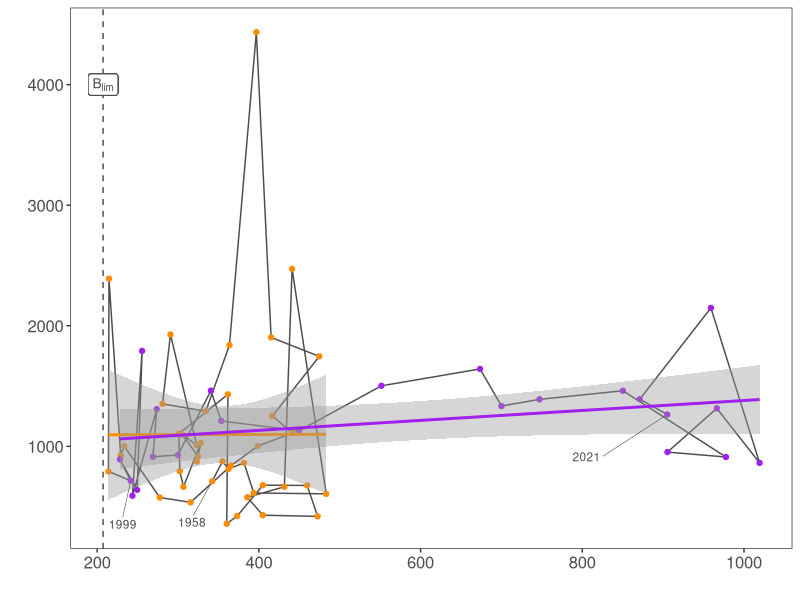
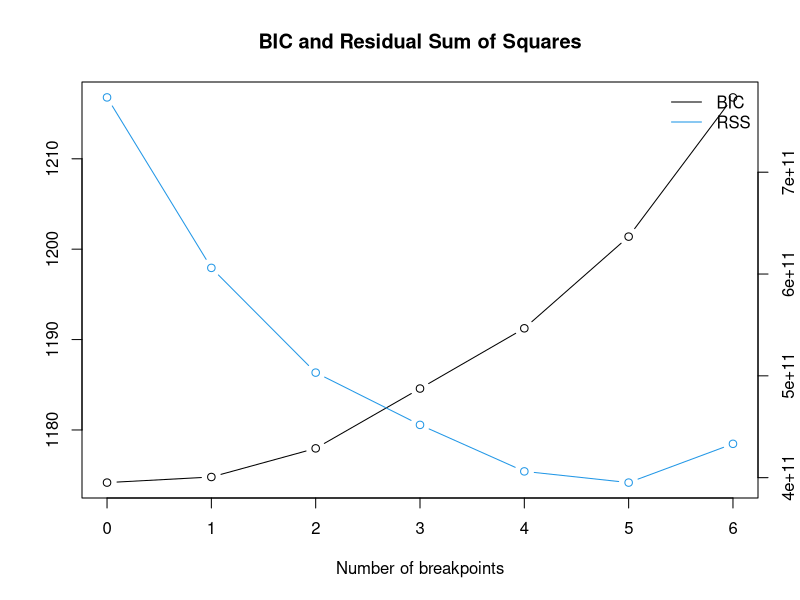

Write R code to recreate these figures, in order. (Note: this script raises an error after producing the figures.)
setwd("~/Desktop/Courses/1_Advanced fisheries science/Paper/All_data/Stock_Assessment_Data_2021")

library(readr)
library(tidyverse)
library(ggrepel)
library(readxl)
library(patchwork)
library(cowplot)
library(segmented)
library(strucchange)

#colors
# "steelblue3"
# "darkorange"
# "purple"

#1.Plaice ----
#Stock assessment:
#SSB in billions
#Recruitment in billions 

plaice <- read.csv("SA_plaice_2021.csv", 
                   sep = ",")

plaice$SSB_lag <- lag(plaice$SSB)

#remove first year, is now NA
plaice <- plaice[-1,]

plaice <- arrange (plaice, SSB_lag)

#1.1.Segmented ----
mean(plaice$SSB_lag, na.rm = T) 
seg_plaice <- segmented::segmented(lm(R_1 ~SSB_lag, data = plaice), seg.Z =  ~SSB_lag, psi = mean(plaice$SSB_lag, na.rm = T))
summary(seg_plaice)
summary(seg_plaice)$psi
coef_plaice <-c(seg_plaice$fitted.values)
brpt_plaice <- seg_plaice$psi[2]  #227462.3 --> regime 1 up to 1998/ period 2 from 1999 on
brpt_ste_plaice <- seg_plaice$psi[3]


#plot
plaice <- read.csv("SA_plaice_2021.csv", 
                   sep = ",")

plaice$SSB_lag <- lag(plaice$SSB)

#remove first year, is now NA
plaice <- plaice[-1,]

#color regimes
color_regimes_plaice <- NULL
color_regimes_plaice[plaice$Year %in% c(1958:1998)] <- "darkorange"
color_regimes_plaice[plaice$Year %in% c(1999:2021)] <- "purple"
plaice$color_regimes_plaice <- color_regimes_plaice

SRR_plaice_1 <-
  ggplot(data = plaice, aes(x = SSB_lag/1000, y = R_1/1000))+
  geom_path( data = plaice,col = "grey30")+
  geom_point(data = plaice, col = plaice$color_regimes_plaice)+
  geom_smooth(data = plaice[plaice$Year<1999,],mapping=aes(x = SSB_lag/1000, y = R_1/1000), col = "darkorange", method = "lm")+
  geom_smooth(data = plaice[plaice$Year>=1999,],mapping=aes(x = SSB_lag/1000, y = R_1/1000), col = "purple", method = "lm")+
  
  geom_text_repel(data = plaice[1, ], aes(label = Year), #1958
                  point.padding = 0.2,nudge_y = -340, nudge_x = -25, size=3,col="gray30", segment.size =0.2 )+
  geom_text_repel(data = plaice[42, ], aes(label = Year), #1999
                  point.padding = 0.2,nudge_y = -360, nudge_x = -10, size=3,col="gray30", segment.size =0.2 )+
  geom_text_repel(data = plaice[64, ], aes(label = Year), #2021
                  point.padding = 0.2,nudge_y = -350, nudge_x = -100, size=3,col="gray30", segment.size =0.2 )+
  geom_vline(xintercept = 207288/1000, linetype="dashed",color="gray30")+#Blim
  geom_label(x = 207288/1000, y = 4000, label = expression("B"[lim]), color="gray30", size = 3.5, fontface = "bold")+
  scale_color_manual(values  = "black")+
  xlab("")+ylab("")+
  theme_test()+
  theme(
    legend.position = c(0.99,0.999),
    legend.justification = c("right", "top"),
    legend.margin = margin(2,2,2,2), 
    legend.title = element_blank(),
    legend.text = element_text(size = 11),
    legend.background = element_blank(),
    legend.key = element_rect(colour = NA, fill = NA),
    axis.text = element_text(size = 12)
  )
SRR_plaice_1



#2.Hake ----
#Stock assessment:
#SSB in 1000 t
#Recruitment in millions 

hake <- read.csv("SA_hake_2021.csv", sep = ",")

hake <- arrange(hake, SSB)

#2.1.Strucchange ----
bpts <- strucchange :: breakpoints(R_0 ~ SSB, data = hake)

plot(bpts)

opt_bpts <- function(x) {
  #x = bpts_sum$RSS["BIC",]
  n <- length(x)
  lowest <- vector("logical", length = n-1)
  lowest[1] <- FALSE
  for (i in 2:n) {
    lowest[i] <- x[i] < x[i-1] & x[i] < x[i+1]
  }
  out <- as.integer(names(x)[lowest])
  return(out)
}
bpts_sum <- summary(bpts)
opt_brks <- opt_bpts(bpts_sum$RSS["BIC",])
opt_brks #1
bpts2 <-strucchange :: breakpoints(bpts, breaks = opt_brks)
best_brk <- hake$SSB[bpts2$breakpoints]

best_brk #46620
hake$Year[bpts2$breakpoints]  # year --> 2008



#plot
hake <- read.csv("SA_hake_2021.csv", sep = ",")

#color regimes years
color_regimes_hake <- NULL
color_regimes_hake[hake$Year %in% c(1978:2007)] <- "darkorange"
color_regimes_hake[hake$Year %in% c(2008:2021)] <- "purple"
hake$color_regimes_hake <- color_regimes_hake

SRR_hake_1 <-
  ggplot(data = hake, aes(x = SSB/1000, y = R_0/1000))+
  geom_path( data = hake,col = "grey30")+
  geom_point(data = hake, col = hake$color_regimes_hake)+
  geom_smooth(data = hake[hake$Year<2008,],mapping=aes(x = SSB/1000, y = R_0/1000), col = "darkorange", method = "lm")+
  geom_smooth(data = hake[hake$Year>=2008,],mapping=aes(x = SSB/1000, y = R_0/1000), col = "purple", method = "lm")+
  
  geom_text_repel(data = hake[1, ], aes(label = Year), #1978
                  point.padding = 0.2,nudge_y = -50, nudge_x = -20, size=3,col="gray30", segment.size =0.2 )+
  geom_text_repel(data = hake[31, ], aes(label = Year), #2008
                  point.padding = 0.2,nudge_y = 0, nudge_x = 30, size=3,col="gray30", segment.size =0.2 )+
  geom_text_repel(data = hake[44, ], aes(label = Year), #2021
                  point.padding = 0.2,nudge_y = -50, nudge_x = -10, size=3,col="gray30", segment.size =0.2 )+
  geom_vline(xintercept = 40000/1000, linetype="dashed",color="gray30")+#Blim
  geom_label(x = 40000/1000, y = 700, label = expression("B"[lim]), color="gray30", size = 3.5, fontface = "bold")+
  scale_color_manual(values  = "black")+
  xlab("")+ylab("")+
  theme_test()+
  theme(
    legend.position = c(0.99,0.999),
    legend.justification = c("right", "top"),
    legend.margin = margin(2,2,2,2), 
    legend.title = element_blank(),
    legend.text = element_text(size = 11),
    legend.background = element_blank(),
    legend.key = element_rect(colour = NA, fill = NA),
    axis.text = element_text(size = 12)
  )
SRR_hake_1


#3.Herring ----

#Stock assessment:
#SSB in million t
#Recruitment in billions 
herring <-read.csv("SA_herring_2021.csv", sep = ",")


#delete unneeded columns
herring <- herring[,-c(8:11)]
herring <- arrange(herring,SSB)

#3.1.Segmented----
mean(herring$SSB, na.rm = T) 
seg_herring <- segmented::segmented(lm(R_0 ~ SSB, data = herring), seg.Z =  ~SSB, psi = mean(herring$SSB, na.rm = T))
summary(seg_herring)
summary(seg_herring)$psi
coef_herring <-c(seg_herring$fitted.values)
brpt_herring <- seg_herring$psi[2]  #599661.6 --> regime 1 up to 1982/ period 2 from 1983 on
brpt_ste_herring <- seg_herring$psi[3]


#plot
herring <-read.csv("SA_herring_2021.csv", sep = ",")

#color regimes
color_regimes_herring <- NULL
color_regimes_herring[herring$Year %in% c(1947:1982)] <- "darkorange"
color_regimes_herring[herring$Year %in% c(1983:2021)] <- "purple"
herring$color_regimes_herring <- color_regimes_herring


SRR_herring_1 <-
  ggplot(data = herring, aes(x = SSB/1000, y = R_0/1000000))+
  geom_path( data = herring,col = "grey30")+
  geom_point(data = herring, col = herring$color_regimes_herring)+
  geom_smooth(data = herring[herring$Year<1983,],mapping=aes(x = SSB/1000, y = R_0/1000000), col = "darkorange", method = "lm")+
  geom_smooth(data = herring[herring$Year>=1983,],mapping=aes(x = SSB/1000, y = R_0/1000000), col = "purple", method = "lm")+
  
  geom_text_repel(data = herring[1, ], aes(label = Year), #1947
                  point.padding = 0.2,nudge_y = -10, nudge_x = 0, size=3,col="gray30", segment.size =0.2 )+
  geom_text_repel(data = herring[37, ], aes(label = Year), #1983
                  point.padding = 0.2,nudge_y = 5, nudge_x = -350, size=3,col="gray30", segment.size =0.2 )+
  geom_text_repel(data = herring[75, ], aes(label = Year), #2021
                  point.padding = 0.2,nudge_y = 0, nudge_x = -600, size=3,col="gray30", segment.size =0.2 )+
  geom_vline(xintercept = 874198/1000, linetype="dashed",color="gray30")+#Blim
  geom_label(x = 874198/1000, y = 5, label = expression("B"[lim]), color="gray30", size = 3.5, fontface = "bold")+
  scale_color_manual(values  = "black")+
  xlab("")+ylab("")+
  theme_test()+
  theme(
    legend.position = c(0.99,0.999),
    legend.justification = c("right", "top"),
    legend.margin = margin(2,2,2,2), 
    legend.title = element_blank(),
    legend.text = element_text(size = 11),
    legend.background = element_blank(),
    legend.key = element_rect(colour = NA, fill = NA),
    axis.text = element_text(size = 12)
  )
SRR_herring_1



#4.Haddock ----
#Stock assessment:
#SSB in in 1000 t
#Recruitment in billions
haddock <- read.csv("SA_haddock_2021.csv", sep = ",")

haddock <- arrange(haddock, SSB)

#4.1.Strucchange----
bpts <- strucchange :: breakpoints(R_0 ~ SSB, data = haddock)

plot(bpts)
summary(bpts)  


opt_bpts <- function(x) {
  #x = bpts_sum$RSS["BIC",]
  n <- length(x)
  lowest <- vector("logical", length = n-1)
  lowest[1] <- FALSE
  for (i in 2:n) {
    lowest[i] <- x[i] < x[i-1] & x[i] < x[i+1]
  }
  out <- as.integer(names(x)[lowest])
  return(out)
}
bpts_sum <- summary(bpts)
opt_brks <- opt_bpts(bpts_sum$RSS["BIC",])
opt_brks 
bpts2 <-strucchange :: breakpoints(bpts, breaks = opt_brks)
best_brk <- haddock$SSB[bpts2$breakpoints]

best_brk #263066
haddock$Year[bpts2$breakpoints] #--> year 2013



#plot
haddock <- read.csv("SA_haddock_2021.csv", sep = ",")

#color regimes
color_regimes_haddock <- NULL
color_regimes_haddock[haddock$Year %in% c(1972:2012)] <- "darkorange"
color_regimes_haddock[haddock$Year %in% c(2013:2021)] <- "purple"
haddock$color_regimes_haddock <- color_regimes_haddock

SRR_haddock_1 <-
  ggplot(data = haddock, aes(x = SSB/1000, R_0/1000000))+
  geom_path( data = haddock,col = "grey30")+
  geom_point(data = haddock, col = haddock$color_regimes_haddock)+
  geom_smooth(data = haddock[haddock$Year<2013,],mapping=aes(x = SSB/1000, R_0/1000000), col = "darkorange", method = "lm")+
  geom_smooth(data = haddock[haddock$Year>=2013,],mapping=aes(x = SSB/1000, R_0/1000000), col = "purple", method = "lm")+
  
  geom_text_repel(data = haddock[1, ], aes(label = Year), #1972
                  point.padding = 0.2,nudge_y = 0, nudge_x = 50, size=3,col="gray30", segment.size =0.2 )+
  geom_text_repel(data = haddock[42, ], aes(label = Year), #2013
                  point.padding = 0.2,nudge_y = -8, nudge_x = 0, size=3,col="gray30", segment.size =0.2 )+
  geom_text_repel(data = haddock[50, ], aes(label = Year), #2021
                  point.padding = 0.2,nudge_y = -4, nudge_x = 20, size=3,col="gray30", segment.size =0.2 )+
  geom_vline(xintercept = 94000/1000, linetype="dashed",color="gray30")+#Blim
  geom_label(x = 94000/1000, y = -2, label = expression("B"[lim]), color="gray30", size = 3.5, fontface = "bold")+
  scale_color_manual(values  = "black")+
  xlab("")+ylab("")+
  theme_test()+
  theme(
    legend.position = c(0.99,0.999),
    legend.justification = c("right", "top"),
    legend.margin = margin(2,2,2,2), 
    legend.title = element_blank(),
    legend.text = element_text(size = 11),
    legend.background = element_blank(),
    legend.key = element_rect(colour = NA, fill = NA),
    axis.text = element_text(size = 12)
  )
SRR_haddock_1

#5.Saithe ----
#Stock assessment:
#SSB in in 1000 t
#Recruitment in millions
saithe<- read.csv("SA_saithe_2021.csv", sep = ",")

#lag SSB 3 times 
saithe$SSB_lag <- lag(saithe$SSB)
saithe$SSB_lag <- lag(saithe$SSB_lag)
saithe$SSB_lag <- lag(saithe$SSB_lag)

saithe <- saithe[-c(1:3),]

saithe<-arrange(saithe, SSB_lag)

#5.1.Strucchange----
bpts <- strucchange :: breakpoints(R_3 ~ SSB_lag, data = saithe)

plot(bpts)
summary(bpts)  


opt_bpts <- function(x) {
  #x = bpts_sum$RSS["BIC",]
  n <- length(x)
  lowest <- vector("logical", length = n-1)
  lowest[1] <- FALSE
  for (i in 2:n) {
    lowest[i] <- x[i] < x[i-1] & x[i] < x[i+1]
  }
  out <- as.integer(names(x)[lowest])
  return(out)
}
bpts_sum <- summary(bpts)
opt_brks <- opt_bpts(bpts_sum$RSS["BIC",])
opt_brks #2
bpts2 <-strucchange :: breakpoints(bpts, breaks = opt_brks)
best_brk <- saithe$SSB[bpts2$breakpoints]

best_brk #256097 182692
saithe$Year[bpts2$breakpoints] #--> year 2006 2011

#plot
saithe<- read.csv("SA_saithe_2021.csv", sep = ",")

#lag SSB 3 times 
saithe$SSB_lag <- lag(saithe$SSB)
saithe$SSB_lag <- lag(saithe$SSB_lag)
saithe$SSB_lag <- lag(saithe$SSB_lag)

saithe <- saithe[-c(1:3),]

#color regimes
color_regimes_saithe <- NULL
color_regimes_saithe[saithe$Year %in% c(1970:2005)] <- "steelblue3"
color_regimes_saithe[saithe$Year %in% c(2006:2010)] <- "darkorange"
color_regimes_saithe[saithe$Year %in% c(2011:2021)] <- "purple"
saithe$color_regimes_saithe <- color_regimes_saithe


SRR_saithe_1 <-
  ggplot(data = saithe, aes(x = SSB_lag/1000, y = R_3/1000))+
  geom_path( data = saithe,col = "grey30")+
  geom_point(data = saithe, col = saithe$color_regimes_saithe)+
  geom_smooth(data = saithe[saithe$Year<2006,],mapping=aes(x = SSB_lag/1000, y = R_3/1000), col = "steelblue3", method = "lm")+
  geom_smooth(data = saithe[saithe$Year %in% c(2006:2010),],mapping=aes(x = SSB_lag/1000, y = R_3/1000), col = "darkorange", method = "lm")+
  geom_smooth(data = saithe[saithe$Year>=2011,],mapping=aes(x = SSB_lag/1000, y = R_3/1000), col = "purple", method = "lm")+
  
  geom_text_repel(data = saithe[1, ], aes(label = Year), #1970
                  point.padding = 0.2,nudge_y = 50, nudge_x = 0, size=3,col="gray30", segment.size =0.2 )+
  geom_text_repel(data = saithe[37, ], aes(label = Year), #2006
                  point.padding = 0.2,nudge_y = 0, nudge_x = 70, size=3,col="gray30", segment.size =0.2 )+
  geom_text_repel(data = saithe[42, ], aes(label = Year), #2011
                  point.padding = 0.2,nudge_y = 0, nudge_x = 50, size=3,col="gray30", segment.size =0.2 )+
  geom_text_repel(data = saithe[52, ], aes(label = Year), #2021
                  point.padding = 0.2,nudge_y = -40, nudge_x = 40, size=3,col="gray30", segment.size =0.2 )+
  geom_vline(xintercept = 107297/1000, linetype="dashed",color="gray30")+#Blim
  geom_label(x = 107297/1000, y = 10, label = expression("B"[lim]), color="gray30", size = 3.5, fontface = "bold")+
  scale_color_manual(values  = "black")+
  xlab("")+ylab("")+
  theme_test()+
  theme(
    legend.position = c(0.99,0.999),
    legend.justification = c("right", "top"),
    legend.margin = margin(2,2,2,2), 
    legend.title = element_blank(),
    legend.text = element_text(size = 11),
    legend.background = element_blank(),
    legend.key = element_rect(colour = NA, fill = NA),
    axis.text = element_text(size = 12)
  )
SRR_saithe_1

#6.Cod ----
#Stock assessment:
#SSB in in 1000 t
#Recruitment in billions

cod <- read.csv("SA_cod_2021.csv", sep = ",")

cod <- cod %>% 
  mutate( SSB_lag = lag(SSB))
#remove NA year
cod <- cod[-1,]

cod <- arrange(cod,SSB )

#6.1.Strucchange----
cod <- read.csv("SA_cod_2021.csv", sep = ",")
cod <- cod %>%
  mutate( SSB_lag = lag(SSB))
#remove NA year
cod <- cod[-1,]
cod <- arrange(cod,SSB )
bpts <- strucchange :: breakpoints(R_1 ~ SSB_lag, data = cod)
plot(bpts)
summary(bpts)
opt_bpts <- function(x) {
  #x = bpts_sum$RSS[“BIC”,]
  n <- length(x)
  lowest <- vector("logical", length = n-1)
  lowest[1] <- FALSE
  for (i in 2:n) {
    lowest[i] <- x[i] < x[i-1] & x[i] < x[i+1]
  }
  out <- as.integer(names(x)[lowest])
  return(out)
}
bpts_sum <- summary(bpts)
opt_brks <- opt_bpts(bpts_sum$RSS["BIC",])
opt_brks #1
bpts2 <-strucchange :: breakpoints(bpts, breaks = opt_brks)
best_brk <- cod$SSB[bpts2$breakpoints]
best_brk #92444
cod$Year[bpts2$breakpoints] #--> year 1996
#plot
cod <- read.csv("SA_cod_2021.csv", sep = ",")
cod <- cod %>%
  mutate( SSB_lag = lag(SSB))
cod<- cod[-1, ]

#color regimes
color_regimes_cod <- NULL
color_regimes_cod[cod$Year %in% c(1964:1995)] <- "darkorange"
color_regimes_cod[cod$Year %in% c(1996:2021)] <- "purple"

cod$color_regimes_cod <- color_regimes_cod

SRR_cod_1 <-
  ggplot(data = cod, aes(x = SSB_lag/1000, R_1/1000000))+
  geom_path( data = cod,col = "grey30") +
  geom_point(data = cod, col = cod$color_regimes_cod)+
  geom_smooth(data = cod[cod$Year<1996,],mapping=aes(x = SSB_lag/1000, R_1/1000000), col = "darkorange", method = "lm")+
  geom_smooth(data = cod[cod$Year>=1996,],mapping=aes(x = SSB_lag/1000, R_1/1000000), col = "purple", method = "lm")+
  geom_text_repel(data = cod[1, ], aes(label = Year), #1964
                  point.padding = 0.2,nudge_y = -0.3, nudge_x = 0, size=3,col="gray30", segment.size =0.2 )+
  geom_text_repel(data = cod[33, ], aes(label = Year), #1996
                  point.padding = 0.2,nudge_y = 0, nudge_x = -30, size=3,col="gray30", segment.size =0.2 )+
  geom_text_repel(data = cod[58, ], aes(label = Year), #2021
                  point.padding = 0.2,nudge_y = -9, nudge_x = 0, size=3,col="gray30", segment.size =0.2 )+
  geom_vline(xintercept = 92444/1000, linetype="dashed",color="gray30")+#Blim
  geom_label(x = 92444/1000, y = 2.2, label = expression("B"[lim]), color="gray30", size = 3.5, fontface = "bold")+
  scale_color_manual(values  = "black")+
  xlab("")+ylab("")+
  theme_test()+
  theme(
    legend.position = c(0.99,0.999),
    legend.justification = c("right", "top"),
    legend.margin = margin(2,2,2,2), 
    legend.title = element_blank(),
    legend.text = element_text(size = 11),
    legend.background = element_blank(),
    legend.key = element_rect(colour = NA, fill = NA),
    axis.text = element_text(size = 12)
  )
SRR_cod_1




# without sprat and pout 
SRR_plaice_1 + SRR_hake_1 + SRR_herring_1 + SRR_haddock_1 + SRR_saithe_1  + SRR_cod_1 + plot_layout(ncol =2)
